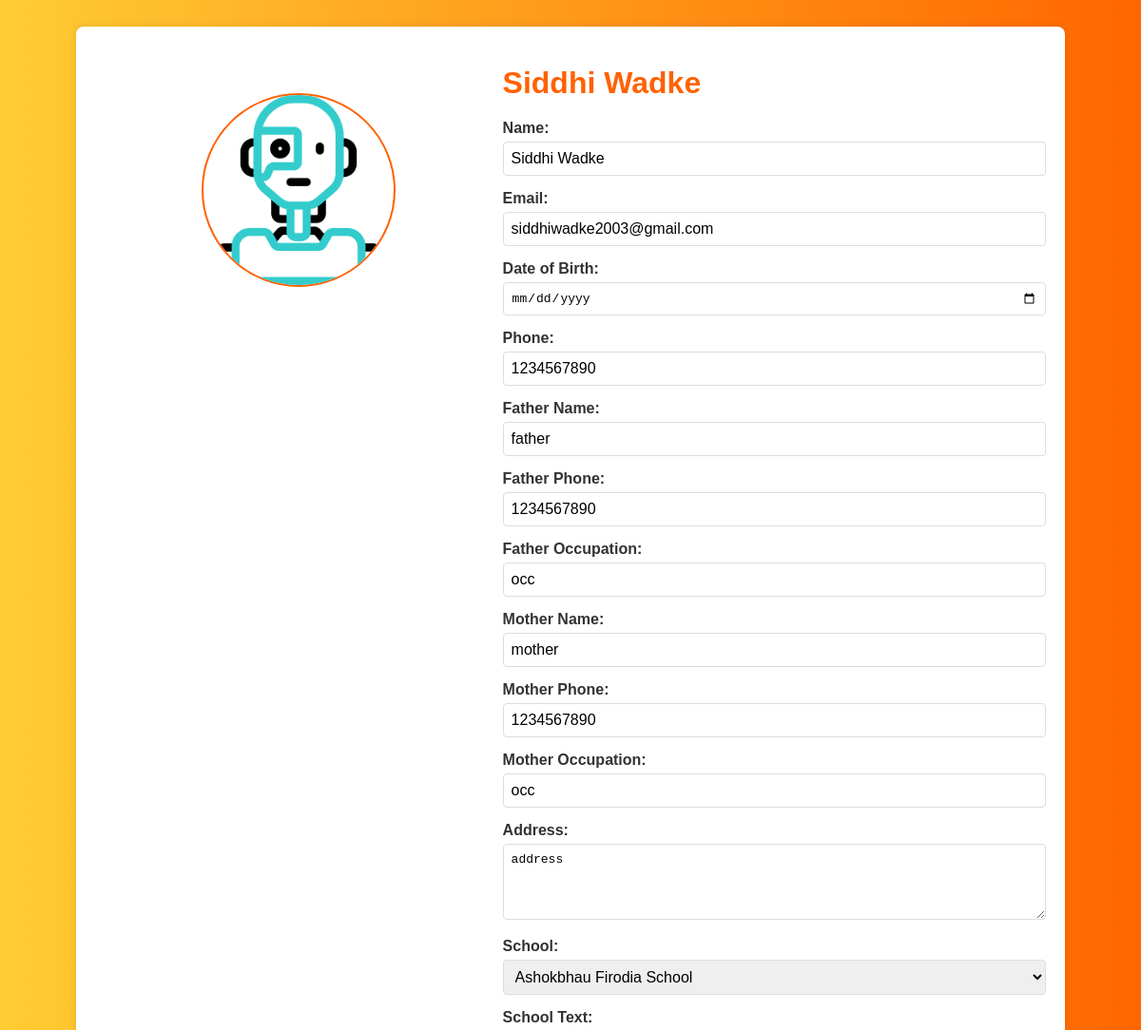
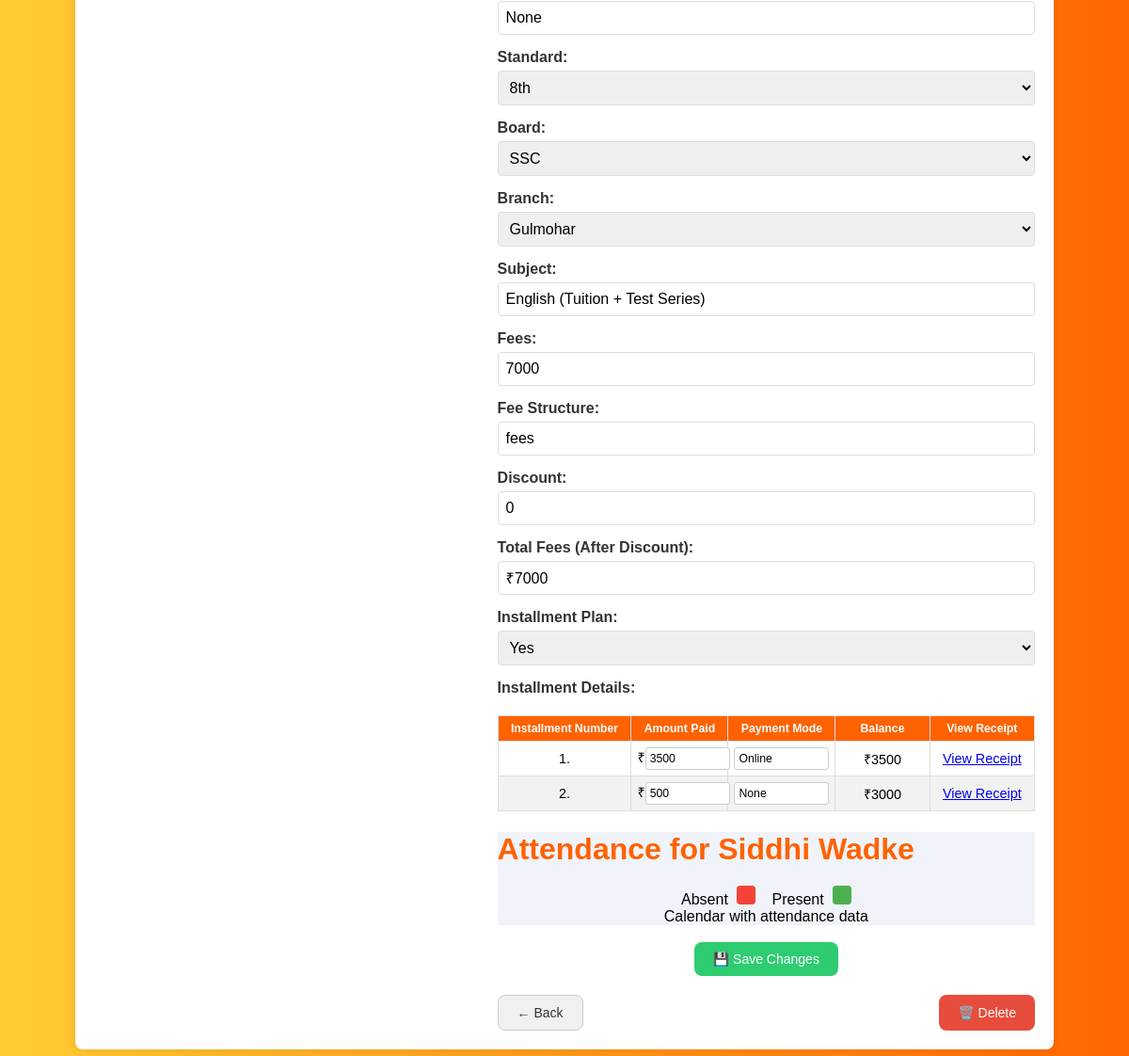
The page /app/update_student/1 (signed in) on the database its author committed (2 pictures, top to bottom).
### tuition_app/models.py (models this page shows, shortened)
class StudentRegistration(models.Model):
    def unique_filename(instance, filename):
        ext = filename.split('.')[-1]
        filename = f"{int(time.time())}.{ext}"
        return os.path.join('payment_proofs/', filename)
    PAYMENT_CHOICES = [
        ('online', 'Online'),
        ('cash', 'Cash'),
    ]
    STANDARD_CHOICES = [
        ('8', '8th'),
        ('9', '9th'),
        ('10', '10th'),
        ('12', '12th'),
    ]
    BOARD_CHOICES = [
        ('CBSE', 'CBSE'),
        ('SSC', 'SSC'),
        ('HSC', 'HSC'),
    ]
    SUBJECT_CHOICES = [
        ('English (Tuition + Test Series)', 'English (Tuition + Test Series)'),
        ('Social Studies (Tuition + Test Series)', 'Social Studies (Tuition + Test Series)'),
        ('Grammar (Tuition + Test Series)', 'Grammar (Tuition + Test Series)'),
        ('English (Test Series)', 'English (Test Series)'),
        ('Social Studies (Test Series)', 'Social Studies (Test Series)'),
    ]
    BRANCH_CHOICES = [
        ('Gulmohar', 'Gulmohar'),
        ('Market Yard', 'Market Yard'),
    ]
    SCHOOL_CHOICES = [
        ('Saint Michael School', 'Saint Michael School'),
        ('Orchid School', 'Orchid School'),
        ('Sai Angel School', 'Sai Angel School'),
        ('Icon Public School', 'Icon Public School'),
        ('Takshila School', 'Takshila School'),
        ('Podar School', 'Podar School'),
        ('Auxilium Convent School', 'Auxilium Convent School'),
        ('Sacred Heart Convent School', 'Sacred Heart Convent School'),
        ('Ashokbhau Firodia School', 'Ashokbhau Firodia School'),
        ('Athare Patil School', 'Athare Patil School'),
        ('Other', 'Other'),
    ]
    INSTALLMENT_PLAN_CHOICES = [
        ('yes', 'Yes'),
        ('no', 'No'),
    ]
    name = models.CharField(max_length=100)
    phone = models.CharField(max_length=10)
    email = models.EmailField(max_length=254, null=True, blank=True)
    father_name = models.CharField(max_length=100)
    father_phone = models.CharField(max_length=10)
    father_occupation = models.CharField(max_length=50)
    mother_name = models.CharField(max_length=100)
    mother_phone = models.CharField(max_length=10)
    mother_occupation = models.CharField(max_length=50)
    address = models.TextField()
    dob = models.DateField(default=datetime.date.today)
    img = models.ImageField(upload_to='student_img/', default='student_img/fallback.png', blank=True)
    standard = models.CharField(max_length=2, choices=STANDARD_CHOICES)
    board = models.CharField(max_length=4, choices=BOARD_CHOICES)
    school = models.CharField(max_length=50, choices=SCHOOL_CHOICES, null=True, blank=True)
    school_text = models.CharField(max_length=100, blank=True, null=True, default = "NA")
    branch = models.CharField(max_length=20, choices=BRANCH_CHOICES)
    subject = MultiSelectField(choices=SUBJECT_CHOICES, max_length=1000)
    fees = models.IntegerField()
    fee_structure = models.TextField()
    installment_plan = models.CharField(max_length=3, choices=INSTALLMENT_PLAN_CHOICES)
    discount = models.IntegerField(default=0, null=True, blank=True)
    amount1 = models.IntegerField(null=True, blank=True)
    amount2 = models.IntegerField(default = 0, null=True, blank=True)
    payment_mode1 = models.CharField(max_length=10, choices=PAYMENT_CHOICES)
    payment_mode2 = models.CharField(max_length=10, choices=PAYMENT_CHOICES, default= None, null=True, blank=True)
    payment_proof1 = models.FileField(upload_to=unique_filename, null=True, blank=True)
    payment_proof2 = models.FileField(upload_to=unique_filename, null=True, blank=True, default=None)
    full_fee_paid = models.BooleanField(null = True, blank=True)

### tuition_app/views.py (the view, shortened to what this page needs)
# urls.py: path('update_student/<int:student_id>', views.update_student, name="update_student")
@login_required
def update_student(request, student_id):
    student = StudentRegistration.objects.get(id = student_id)
    context = {
        'student': student,
    }
    return render(request, 'tuition_app/student_detail.html', context)

### tuition_app/templates/tuition_app/student_detail.html (shortened to what this page needs)
{% load static %}
<!DOCTYPE html>
<html lang="en">
<head>
    <link href='https://unpkg.com/boxicons@2.0.7/css/boxicons.min.css' rel='stylesheet'>
    <link rel="stylesheet" href="{% static 'tuition_app/css/glanceyear.css' %}">
</head>
<body>
    <div class="container">
        <div class="profile-image">
            <img src="{{student.img.url}}" alt="{{student.name}}" />
        </div>
        <div class="student-details">
            <h1>{{ student.name }}</h1>
            <form method="POST" action="{% url 'tuition_app:update_student' student.id %}" enctype="multipart/form-data">
                <label for="name">Name:</label>
                <input type="text" id="name" name="name" value="{{ student.name }}" required>
                <label for="email">Email:</label>
                <input type="text" id="email" name="email" value="{{ student.email }}" required>
                <label for="dob">Date of Birth:</label>
                <input type="date" id="dob" name="dob" value="{{dob}}" required>
                <label for="phone">Phone:</label>
                <input type="text" id="phone" name="phone" value="{{ student.phone }}" required>
                <label for="father_name">Father Name:</label>
                <input type="text" id="father_name" name="father_name" value="{{ student.father_name }}" required>
                <label for="father_phone">Father Phone:</label>
                <input type="text" id="father_phone" name="father_phone" value="{{ student.father_phone }}" required>
                <label for="father_occupation">Father Occupation:</label>
                <input type="text" id="father_occupation" name="father_occupation" value="{{ student.father_occupation }}" required>
                <label for="mother_name">Mother Name:</label>
                <input type="text" id="mother_name" name="mother_name" value="{{ student.mother_name }}" required>
                <label for="mother_phone">Mother Phone:</label>
                <input type="text" id="mother_phone" name="mother_phone" value="{{ student.mother_phone }}" required>
                <label for="mother_occupation">Mother Occupation:</label>
                <input type="text" id="mother_occupation" name="mother_occupation" value="{{ student.mother_occupation }}" required>
                <label for="address">Address:</label>
                <textarea id="address" name="address" required>{{ student.address }}</textarea>
                <label for="school">School:</label>
                <select id="school" name="school">
                    <option value="Ashokbhau Firodia School" {% if student.school == "Ashokbhau Firodia School" %}selected{% endif %}>Ashokbhau Firodia School</option>
                </select>
                <label for="school_text">School Text:</label>
                <input type="text" id="school_text" name="school_text" value="{{ student.school_text }}">
                <label for="standard">Standard:</label>
                <select id="standard" name="standard" required>
                    <option value="8" {% if student.standard == "8" %}selected{% endif %}>8th</option>
                </select>
                <label for="board">Board:</label>
                <select id="board" name="board" required>
                    <option value="SSC" {% if student.board == "SSC" %}selected{% endif %}>SSC</option>
                </select>
                <label for="branch">Branch:</label>
                <select id="branch" name="branch" required>
                    <option value="Gulmohar" {% if student.branch == "Gulmohar" %}selected{% endif %}>Gulmohar</option>
                </select>
                <label for="subject">Subject:</label>
                <input type="text" id="subject" name="subject" value="{{ student.subject }}" required>
                <label for="fees">Fees:</label>
                <input type="number" id="fees" name="fees" value="{{ student.fees }}" required readonly>
                <label for="fee_structure">Fee Structure:</label>
                <input type="text" id="fee_structure" name="fee_structure" value="{{ student.fee_structure }}" required>
                <label for="discount">Discount:</label>
                <input type="number" id="discount" name="discount" value="{{ student.discount }}" min="0" required>
                <label for="total_fees">Total Fees (After Discount):</label>
                <input type="text" id="total_fees" name="total_fees" value="" readonly>
                <label for="installment_plan">Installment Plan:</label>
                <select id="installment_plan" name="installment_plan" required>
                    <option value="yes" {% if student.installment_plan == "yes" %}selected{% endif %}>Yes</option>
                </select>
                <label>Installment Details:</label>
                <div class="installment-table-wrapper">
                    <table class="installment-table">
                        <thead>
                            <tr>
                                <th>Installment Number</th>
                                <th>Amount Paid</th>
                                <th>Payment Mode</th>
                                <th>Balance</th>
                                <th>View Receipt</th>
                            </tr>
                        </thead>
                        <tbody>
                            <tr>
                                <td>1.</td>
                                <td>
                                    ₹<input type="number" id="amount1" name="amount1" value="{{ student.amount1 }}" min="0" step="1">
                                </td>
                                <td>
                                    <input type="text" id="payment_mode1" name="payment_mode1" value="{{ student.payment_mode1|capfirst }}">
                                </td>
                                <td id="balance-1">₹0</td>
                                <td>
                                    {% if student.payment_proof1 %}
                                        <a href="{{ student.payment_proof1.url }}" target="_blank">View Receipt</a>
                                    {% else %}
                                        N/A
                                    {% endif %}
                                </td>
                            </tr>
                            <tr>
                                <td>2.</td>
                                <td>
                                    ₹<input type="number" id="amount2" name="amount2" value="{{ student.amount2 }}" min="0" step="1">
                                </td>
                                <td>
                                    <input type="text" id="payment_mode2" name="payment_mode2" value="{{ student.payment_mode2|capfirst }}">
                                </td>
                                <td id="balance-2">₹0</td>
                                <td>
                                    {% if student.payment_proof2 %}
                                        <a href="{{ student.payment_proof2.url }}" target="_blank">View Receipt</a>
                                    {% else %}
                                        <input type="file" id="payment_proof2" name="payment_proof2">
                                    {% endif %}
                                </td>
                            </tr>
                        </tbody>
                    </table>
                </div>
                <div class="heat-map" style="background-color: #f0f3fa">
                    <div class="glanceyear-container">
                        <h1 class="glanceyear-header">Attendance for {{ student.name }}
                        </h1>
                        <div class="glanceyear-summary">
                            <div class="glanceyear-legend">
                                Absent&nbsp;
                                <span style="background-color: #F44336; width:20px; height:20px; display:inline-block; border-radius:4px;"></span>
                                &nbsp;&nbsp;
                                Present&nbsp;
                                <span style="background-color: #4CAF50; width:20px; height:20px; display:inline-block; border-radius:4px;"></span>
                            </div>
                            Calendar with attendance data <br>
                        </div>
                    </div>
                </div>
                <br>
                <button type="submit" class="btn btn-save">💾 Save Changes</button>
            </form>
            <div class="button-group">
                <a href="{% url 'tuition_app:filter_students' %}" class="btn btn-grey">← Back</a>
                <button class="btn btn-red" onclick="showConfirmPopup('{% url 'tuition_app:delete_student' student.id %}')">🗑️ Delete</button>
            </div>
        </div>
    </div>
</body>
</html>

### tuition_app/static/tuition_app/css/glanceyear.css (style rules this page uses)
body { font-family: inter, serif; }
.glanceyear-container { font-family: Arial, sans-serif; }

### tuition_app/templates/tuition_app/student_detail.html (style rules this page uses)
body { font-family: Arial, sans-serif; background: linear-gradient(to right, #ffcc33, #ff6600); text-align: center; padding: 20px; }
.container { max-width: 1000px; margin: 0 auto; background: white; padding: 20px; border-radius: 8px; box-shadow: 0 0 10px rgba(0, 0, 0, 0.1); display: flex; justify-content: space-between; align-items: flex-start; }
h1 { text-align: left; color: #ff6200; margin-bottom: 20px; }
.profile-image { width: 45%; text-align: center; margin-top: 50px; }
.profile-image img { width: 200px; height: 200px; border-radius: 50%; object-fit: cover; border: 2px solid #ff6200; margin-bottom: 10px; }
.student-details { width: 60%; }
.student-details form { margin-top: 10px; }
.student-details label { display: block; margin-bottom: 5px; font-weight: bold; color: #333; text-align: left; }
.student-details input, .student-details select, .student-details textarea { width: 100%; padding: 8px; margin-bottom: 15px; border: 1px solid #ddd; border-radius: 4px; box-sizing: border-box; font-size: 1em; }
.student-details textarea { height: 80px; resize: vertical; }
.student-details .button-group { display: flex; justify-content: space-between; margin-top: 20px; }
.installment-table-wrapper { overflow-x: auto; margin-top: 20px; }
.installment-table { width: 100%; border-collapse: collapse; font-size: 0.9em; }
.installment-table th, .installment-table td { border: 1px solid #ddd; padding: 6px; text-align: center; white-space: nowrap; }
.installment-table th { background-color: #ff6200; color: white; font-size: 0.85em; }
.installment-table tr:nth-child(even) { background-color: #f2f2f2; }
.installment-table th:nth-child(1), .installment-table td:nth-child(1) { width: 15%; }
.installment-table th:nth-child(2), .installment-table td:nth-child(2) { width: 15%; }
.installment-table th:nth-child(3), .installment-table td:nth-child(3) { width: 15%; }
.installment-table th:nth-child(4), .installment-table td:nth-child(4) { width: 15%; }
.installment-table th:nth-child(5), .installment-table td:nth-child(5) { width: 15%; }
.installment-table input[type="number"], .installment-table input[type="text"] { width: 100%; padding: 4px; margin: 0; border: 1px solid #ccc; border-radius: 3px; font-size: 0.85em; }
.button-group { display: flex; gap: 15px; justify-content: flex-end; margin-top: 20px; }
.btn { display: inline-block; padding: 10px 20px; font-size: 14px; font-weight: 500; border: none; border-radius: 8px; text-decoration: none; cursor: pointer; transition: all 0.2s ease-in-out; }
.btn-grey { background-color: #f0f0f0; color: #333; border: 1px solid #ccc; }
.btn-red { background-color: #e74c3c; color: white; }
.btn-save { background-color: #2ecc71; color: white; }

### rows shown on the page
StudentRegistration: img (picture), name "Siddhi Wadke", email "siddhiwadke2003@gmail.com", phone "1234567890", father_name "father", father_phone "1234567890", father_occupation "occ", mother_name "mother", mother_phone "1234567890", mother_occupation "occ", address "address", school "Ashokbhau Firodia School", school_text "None", standard "8th", board "SSC", branch "Gulmohar", subject "English (Tuition + Test Series)", fees "7000", fee_structure "fees", discount "0", installment_plan "Yes", amount1 "3500", payment_mode1 "Online", amount2 "500", payment_mode2 "None"
